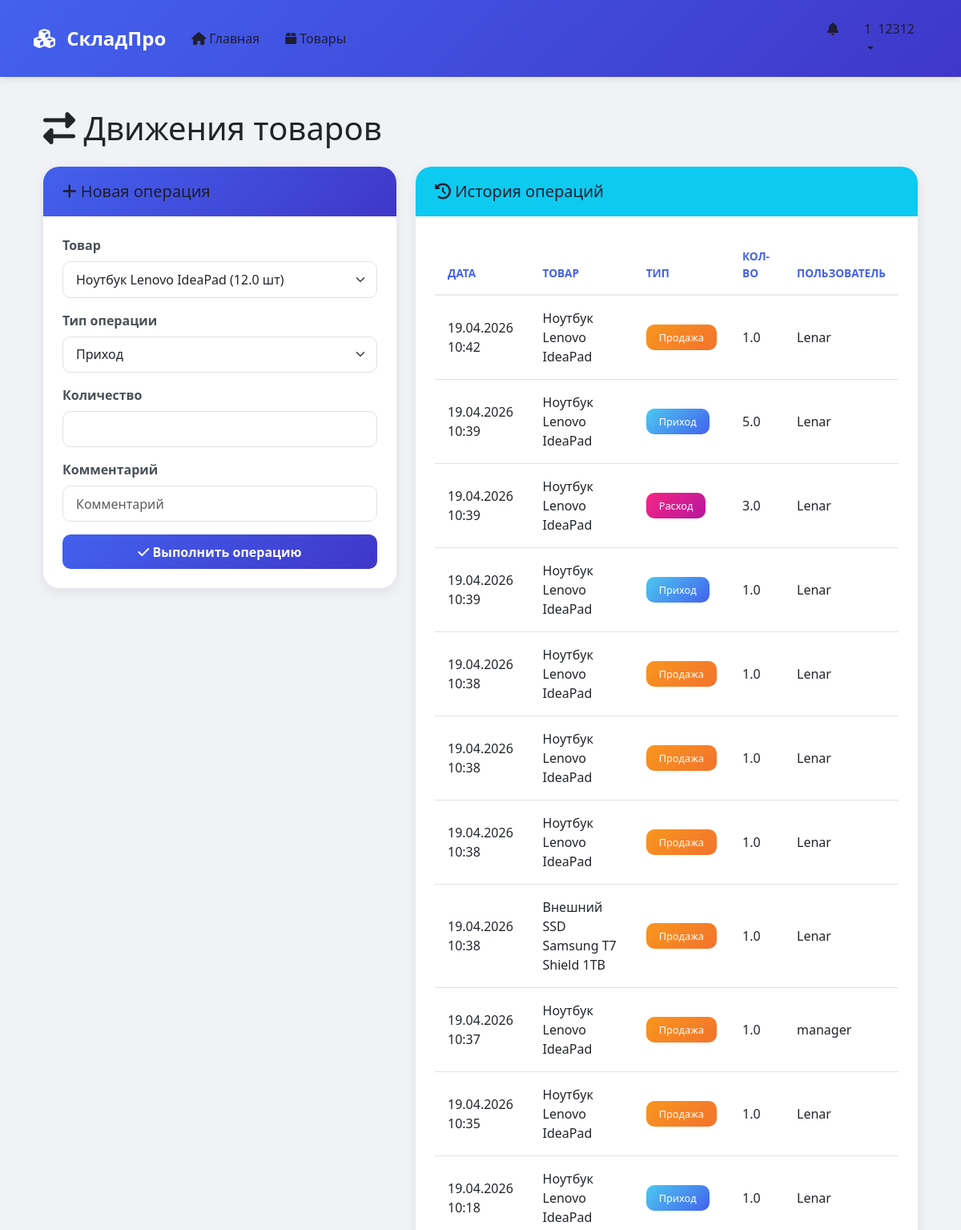
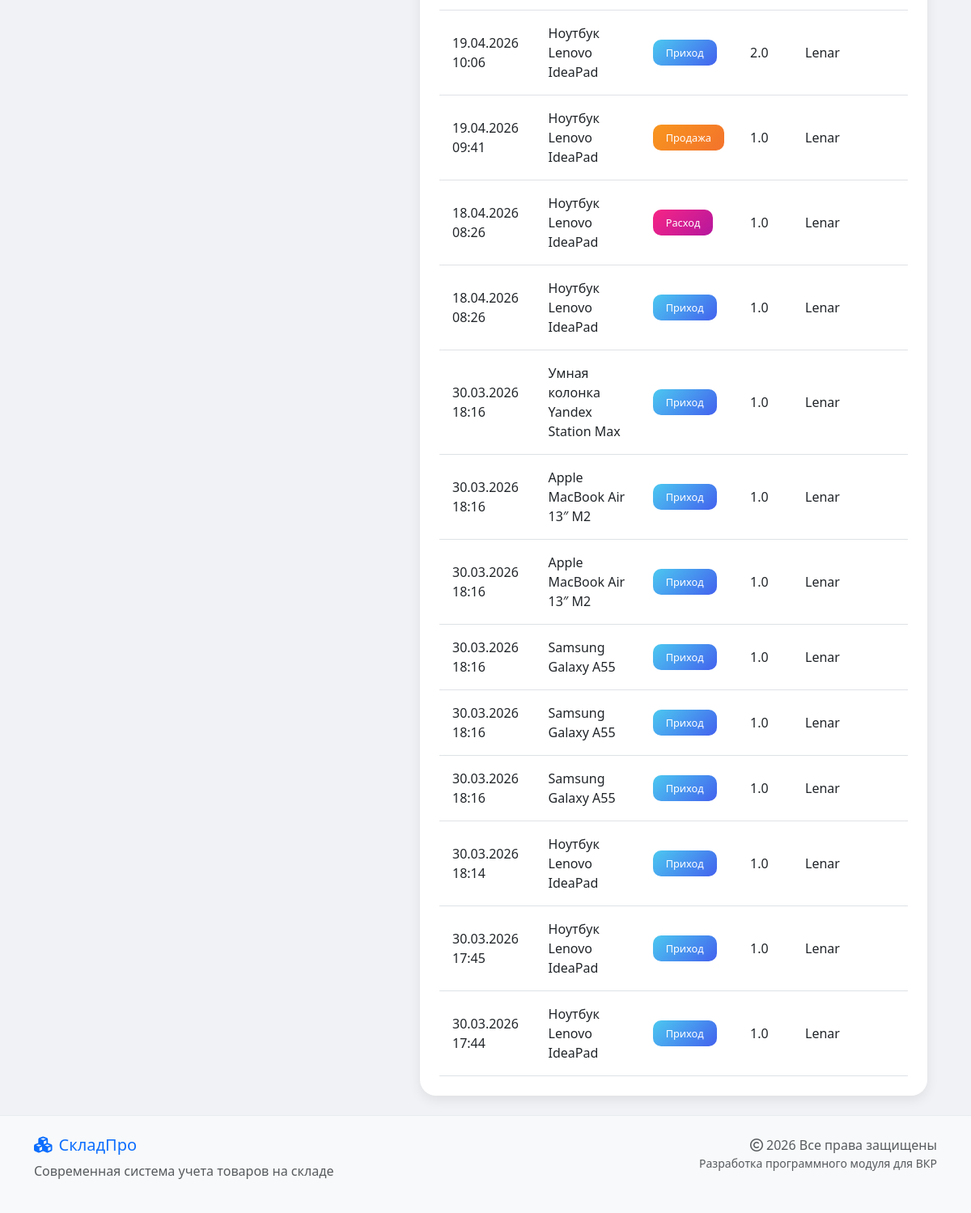
The page /movements (signed in) on the database its author committed (2 pictures, top to bottom).
### app/models.py (models this page shows, shortened)
class User(UserMixin, db.Model):
    id = db.Column(db.Integer, primary_key=True)
    username = db.Column(db.String(80), unique=True, nullable=False)
    email = db.Column(db.String(120), unique=True, nullable=False)
    password = db.Column(db.String(200), nullable=False)
    role = db.Column(db.String(20), default='client')
    created_at = db.Column(db.DateTime, default=datetime.utcnow)
    movements = db.relationship('Movement', backref='user', lazy=True)
    def can_sell(self):
        return self.role in ['admin', 'manager', 'storekeeper']
    def can_view_reports(self):
        return self.role in ['admin', 'director', 'accountant', 'viewer']
    def is_admin(self):
        return self.role == 'admin'

class Movement(db.Model):
    id = db.Column(db.Integer, primary_key=True)
    product_id = db.Column(db.Integer, db.ForeignKey('product.id'), nullable=False)
    user_id = db.Column(db.Integer, db.ForeignKey('user.id'), nullable=False)
    type = db.Column(db.String(10))
    quantity = db.Column(db.Float, nullable=False)
    date = db.Column(db.DateTime, default=datetime.utcnow)
    comment = db.Column(db.String(200))

class Product(db.Model):
    id = db.Column(db.Integer, primary_key=True)
    name = db.Column(db.String(100), nullable=False)
    article = db.Column(db.String(50), unique=True)
    quantity = db.Column(db.Float, default=0)
    price = db.Column(db.Float, nullable=False)
    category = db.Column(db.String(50))
    unit = db.Column(db.String(10), default='шт')
    manufacturer = db.Column(db.String(100))
    min_stock = db.Column(db.Float, default=5)
    location = db.Column(db.String(50))
    movements = db.relationship('Movement', backref='product', lazy=True)

### app/routes.py (the view, shortened to what this page needs)
@bp.route('/movements', methods=['GET', 'POST'])
@login_required
def movements():
    form = MovementForm()
    form.product_id.choices = [(p.id, f"{p.name} ({p.quantity} {p.unit})") for p in Product.query.all()]
    all_movements = Movement.query.order_by(Movement.date.desc()).all()
    return render_template('movements.html', form=form, movements=all_movements)

### app/forms.py
class MovementForm(FlaskForm):
    product_id = SelectField('Товар', coerce=int, validators=[DataRequired()])
    type = SelectField('Тип операции', choices=[
        ('приход', 'Приход'),
        ('расход', 'Расход'),
        ('продажа', 'Продажа клиенту')
    ])
    quantity = FloatField('Количество', validators=[DataRequired()])
    comment = StringField('Комментарий')
    submit = SubmitField('Выполнить')

### app/__init__.py (called while the page is built)
@login_manager.user_loader
def load_user(user_id):
    from app.models import User
    return User.query.get(int(user_id))

### app/templates/movements.html (shortened to what this page needs)
{% extends "base.html" %}
{% block content %}
<div class="container">
    <h1 class="mb-4"><i class="fas fa-exchange-alt"></i> Движения товаров</h1>
    <div class="row">
        <div class="col-md-5">
            <div class="card mb-4">
                <div class="card-header bg-primary text-white">
                    <h5 class="mb-0"><i class="fas fa-plus"></i> Новая операция</h5>
                </div>
                <div class="card-body">
                    <form method="POST">
                        <div class="mb-3">
                            {{ form.product_id.label(class="form-label") }}
                            {{ form.product_id(class="form-select") }}
                        </div>
                        <div class="mb-3">
                            {{ form.type.label(class="form-label") }}
                            {{ form.type(class="form-select") }}
                        </div>
                        <div class="mb-3">
                            {{ form.quantity.label(class="form-label") }}
                            {{ form.quantity(class="form-control", type="number", min="1") }}
                        </div>
                        <div class="mb-3">
                            {{ form.comment.label(class="form-label") }}
                            {{ form.comment(class="form-control", placeholder="Комментарий") }}
                        </div>
                        <button type="submit" class="btn btn-primary w-100">
                            <i class="fas fa-check"></i> Выполнить операцию
                        </button>
                    </form>
                </div>
            </div>
        </div>
        <div class="col-md-7">
            <div class="card">
                <div class="card-header bg-info text-white">
                    <h5 class="mb-0"><i class="fas fa-history"></i> История операций</h5>
                </div>
                <div class="card-body">
                    <div class="table-responsive">
                        <table class="table table-hover">
                            <thead>
                                <tr>
                                    <th>Дата</th>
                                    <th>Товар</th>
                                    <th>Тип</th>
                                    <th>Кол-во</th>
                                    <th>Пользователь</th>
                                </tr>
                            </thead>
                            <tbody>
                                {% for movement in movements %}
                                <tr>
                                    <td>{{ movement.date.strftime('%d.%m.%Y %H:%M') }}</td>
                                    <td>{{ movement.product.name }}</td>
                                    <td>
                                        {% if movement.type == 'приход' %}
                                            <span class="badge bg-success">Приход</span>
                                        {% elif movement.type == 'расход' %}
                                            <span class="badge bg-danger">Расход</span>
                                        {% else %}
                                            <span class="badge bg-warning">Продажа</span>
                                        {% endif %}
                                    </td>
                                    <td>{{ movement.quantity }}</td>
                                    <td>{{ movement.user.username }}</td>
                                </tr>
                                {% endfor %}
                            </tbody>
                        </table>
                    </div>
                </div>
            </div>
        </div>
    </div>
</div>
{% endblock %}

### app/templates/base.html (shortened to what this page needs)
<!DOCTYPE html>
<html lang="ru">
<head>
    <link href="https://cdn.jsdelivr.net/npm/bootstrap@5.3.0/dist/css/bootstrap.min.css" rel="stylesheet">
    <link rel="stylesheet" href="https://cdnjs.cloudflare.com/ajax/libs/font-awesome/6.4.0/css/all.min.css">
    <link rel="stylesheet" href="https://cdnjs.cloudflare.com/ajax/libs/animate.css/4.1.1/animate.min.css">
    <link rel="stylesheet" href="{{ url_for('static', filename='css/style.css') }}">
</head>
<body>
    <nav class="navbar navbar-expand-lg navbar-dark bg-primary sticky-top">
        <div class="container">
            <a class="navbar-brand" href="{{ url_for('routes.index') }}">
                <i class="fas fa-cubes me-2"></i>
                <span class="fw-bold">СкладПро</span>
            </a>
            <div class="collapse navbar-collapse" id="navbarNav">
                <ul class="navbar-nav me-auto">
                    <li class="nav-item">
                        <a class="nav-link text-white" href="{{ url_for('routes.index') }}">
                            <i class="fas fa-home me-1"></i>Главная
                        </a>
                    </li>
                    <li class="nav-item">
                        <a class="nav-link text-white" href="{{ url_for('routes.products') }}">
                            <i class="fas fa-box me-1"></i>Товары
                        </a>
                    </li>
                </ul>
                <ul class="navbar-nav">
                    {% if current_user.is_authenticated %}
                        <li class="nav-item">
                            <a class="nav-link text-white position-relative" href="{{ url_for('routes.notifications') }}">
                                <i class="fas fa-bell"></i>
                            </a>
                        </li>
                        <li class="nav-item dropdown">
                            <a class="nav-link dropdown-toggle text-white" href="#" role="button" data-bs-toggle="dropdown">
                                <div class="d-flex align-items-center">
                                    <div class="avatar-circle me-2">
                                        <span class="initial">{{ current_user.username[0]|upper }}</span>
                                    </div>
                                    <span>{{ current_user.username }}</span>
                                </div>
                            </a>
                        </li>
                    {% endif %}
                </ul>
            </div>
        </div>
    </nav>
    <main class="container my-4 animate__animated animate__fadeIn">
        {% block content %}{% endblock %}
    </main>
    <footer class="footer mt-auto py-4 bg-light">
        <div class="container">
            <div class="row">
                <div class="col-md-6">
                    <h5 class="text-primary"><i class="fas fa-cubes me-2"></i>СкладПро</h5>
                    <p class="text-muted">Современная система учета товаров на складе</p>
                </div>
                <div class="col-md-6 text-md-end">
                    <p class="text-muted mb-0">
                        <i class="far fa-copyright me-1"></i>2026 Все права защищены
                    </p>
                    <p class="text-muted small">
                        Разработка программного модуля для ВКР
                    </p>
                </div>
            </div>
        </div>
    </footer>
</body>
</html>

### app/static/css/style.css (style rules this page uses)
* { margin: 0; padding: 0; box-sizing: border-box; }
body { font-family: 'Segoe UI', Tahoma, Geneva, Verdana, sans-serif; background: #f0f2f5; min-height: 100vh; display: flex; flex-direction: column; }
main { flex: 1; }
.navbar { padding: 1rem 0; box-shadow: 0 2px 10px rgba(0,0,0,0.1); }
.navbar-brand { font-size: 1.5rem; font-weight: 700; }
.nav-link { font-weight: 500; padding: 0.5rem 1rem !important; border-radius: 8px; transition: all 0.3s; }
.bg-primary { background: linear-gradient(135deg, #4361ee 0%, #3f37c9 100%) !important; }
.card { border: none; border-radius: 20px; box-shadow: 0 5px 15px rgba(0,0,0,0.08); transition: all 0.3s; overflow: hidden; background: white; }
.card-header { border-bottom: none; padding: 1.2rem 1.5rem; font-weight: 600; }
.card-body { padding: 1.5rem; }
.table { margin-bottom: 0; color: #495057; }
.table thead th { border-top: none; border-bottom: 2px solid #e9ecef; font-weight: 600; text-transform: uppercase; font-size: 0.85rem; color: #4361ee; padding: 1rem; }
.table td { padding: 1rem; vertical-align: middle; }
.btn { padding: 0.6rem 1.2rem; font-weight: 600; border-radius: 10px; transition: all 0.3s; border: none; }
.btn-primary { background: linear-gradient(135deg, #4361ee 0%, #3f37c9 100%); }
.form-control, .form-select { border-radius: 10px; border: 1px solid #dee2e6; padding: 0.6rem 1rem; transition: all 0.3s; }
.form-label { font-weight: 600; color: #495057; margin-bottom: 0.5rem; }
.badge { padding: 0.6rem 1rem; font-weight: 500; border-radius: 10px; font-size: 0.8rem; }
.badge.bg-success { background: linear-gradient(135deg, #4cc9f0 0%, #4361ee 100%) !important; }
.badge.bg-danger { background: linear-gradient(135deg, #f72585 0%, #b5179e 100%) !important; }
.badge.bg-warning { background: linear-gradient(135deg, #f8961e 0%, #f3722c 100%) !important; color: white; }
.footer { background: white; border-top: 1px solid #e9ecef; margin-top: auto; padding: 1.5rem 0; }
.text-white { color: #1e1e2f !important; }

### rows shown on the page
User: username "1", username "12312"
Movement: date "19.04.2026 10:42", product.name "Ноутбук Lenovo IdeaPad", type "Продажа", quantity "1.0", user.username "Lenar"
Movement: date "19.04.2026 10:39", product.name "Ноутбук Lenovo IdeaPad", type "Приход", quantity "5.0", user.username "Lenar"
Movement: date "19.04.2026 10:39", product.name "Ноутбук Lenovo IdeaPad", type "Расход", quantity "3.0", user.username "Lenar"
Movement: date "19.04.2026 10:39", product.name "Ноутбук Lenovo IdeaPad", type "Приход", quantity "1.0", user.username "Lenar"
Movement: date "19.04.2026 10:38", product.name "Ноутбук Lenovo IdeaPad", type "Продажа", quantity "1.0", user.username "Lenar"
Movement: date "19.04.2026 10:38", product.name "Ноутбук Lenovo IdeaPad", type "Продажа", quantity "1.0", user.username "Lenar"
Movement: date "19.04.2026 10:38", product.name "Ноутбук Lenovo IdeaPad", type "Продажа", quantity "1.0", user.username "Lenar"
Movement: date "19.04.2026 10:38", product.name "Внешний SSD Samsung T7 Shield 1TB", type "Продажа", quantity "1.0", user.username "Lenar"
Movement: date "19.04.2026 10:37", product.name "Ноутбук Lenovo IdeaPad", type "Продажа", quantity "1.0", user.username "manager"
Movement: date "19.04.2026 10:35", product.name "Ноутбук Lenovo IdeaPad", type "Продажа", quantity "1.0", user.username "Lenar"
Movement: date "19.04.2026 10:18", product.name "Ноутбук Lenovo IdeaPad", type "Приход", quantity "1.0", user.username "Lenar"
Movement: date "19.04.2026 10:06", product.name "Ноутбук Lenovo IdeaPad", type "Приход", quantity "2.0", user.username "Lenar"
Movement: date "19.04.2026 09:41", product.name "Ноутбук Lenovo IdeaPad", type "Продажа", quantity "1.0", user.username "Lenar"
Movement: date "18.04.2026 08:26", product.name "Ноутбук Lenovo IdeaPad", type "Расход", quantity "1.0", user.username "Lenar"
Movement: date "18.04.2026 08:26", product.name "Ноутбук Lenovo IdeaPad", type "Приход", quantity "1.0", user.username "Lenar"
Movement: date "30.03.2026 18:16", product.name "Умная колонка Yandex Station Max", type "Приход", quantity "1.0", user.username "Lenar"
Movement: date "30.03.2026 18:16", product.name "Apple MacBook Air 13″ M2", type "Приход", quantity "1.0", user.username "Lenar"
Movement: date "30.03.2026 18:16", product.name "Apple MacBook Air 13″ M2", type "Приход", quantity "1.0", user.username "Lenar"
Movement: date "30.03.2026 18:16", product.name "Samsung Galaxy A55", type "Приход", quantity "1.0", user.username "Lenar"
Movement: date "30.03.2026 18:16", product.name "Samsung Galaxy A55", type "Приход", quantity "1.0", user.username "Lenar"
Movement: date "30.03.2026 18:16", product.name "Samsung Galaxy A55", type "Приход", quantity "1.0", user.username "Lenar"
Movement: date "30.03.2026 18:14", product.name "Ноутбук Lenovo IdeaPad", type "Приход", quantity "1.0", user.username "Lenar"
Movement: date "30.03.2026 17:45", product.name "Ноутбук Lenovo IdeaPad", type "Приход", quantity "1.0", user.username "Lenar"
Movement: date "30.03.2026 17:44", product.name "Ноутбук Lenovo IdeaPad", type "Приход", quantity "1.0", user.username "Lenar"
